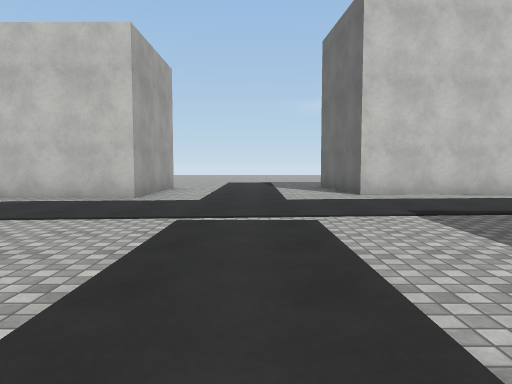
View 1 (above)

24 first-person views from a walk through a 3-D level made in the Unity game engine. The camera is 1.2 m above the floor, tilts 4° down and sees 70° across. The floor is counted in squares, 2 m on a side. Each view is taken from the middle of a square. On the plan, view 1 faces up. The plan holds only what a view shows up to about 10 squares ahead; the rest is blank. The place goes on beyond the plan. Surface patterns are stand-ins for the level's own textures.

View 2
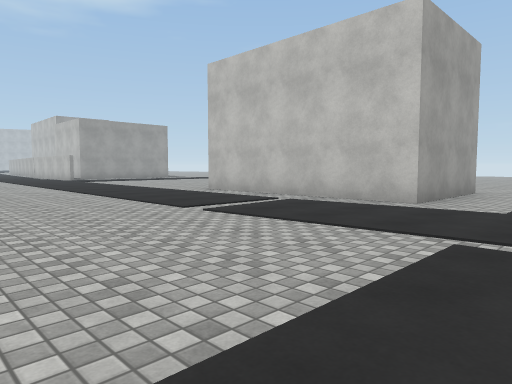

View 3
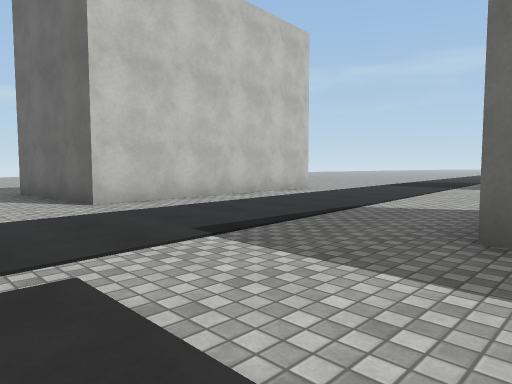

View 4
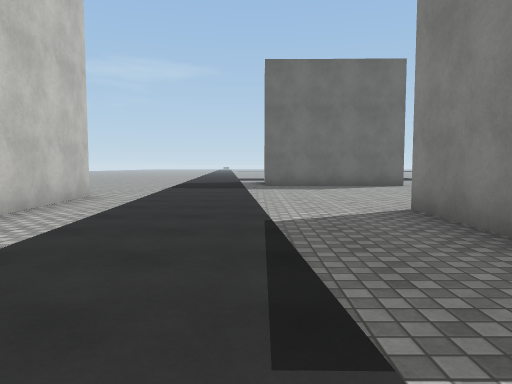

View 5
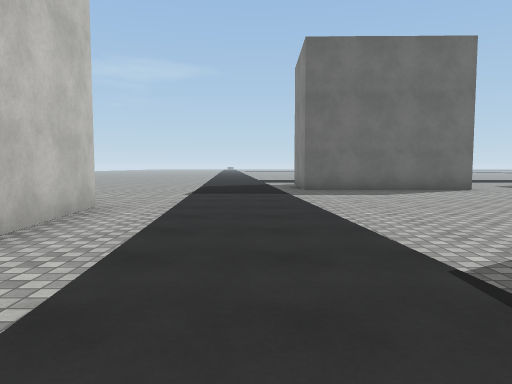

View 6
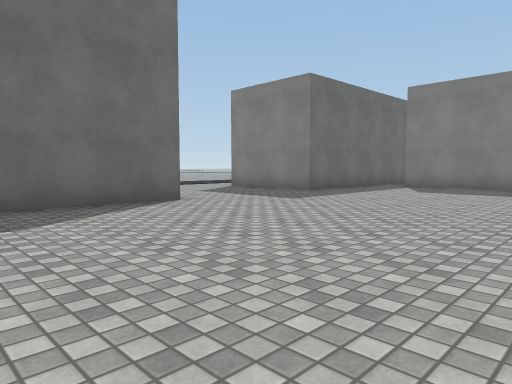

View 7
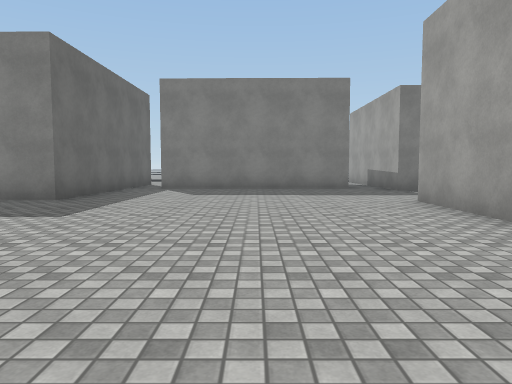

View 8
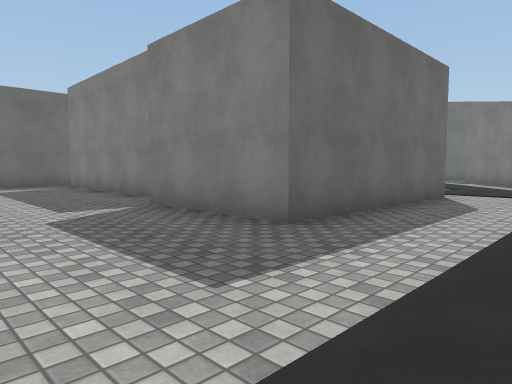

View 9
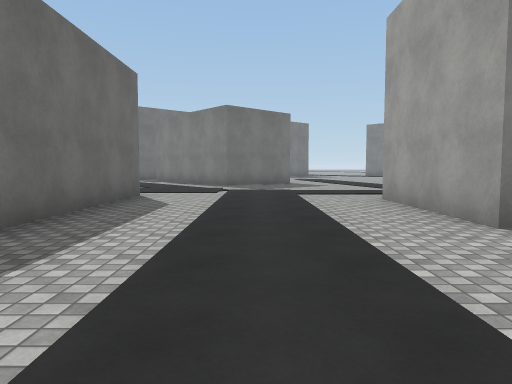

View 10
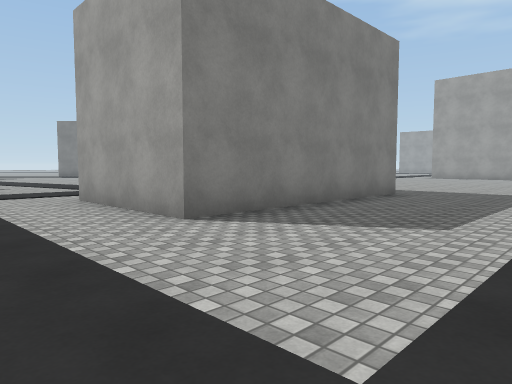

View 11
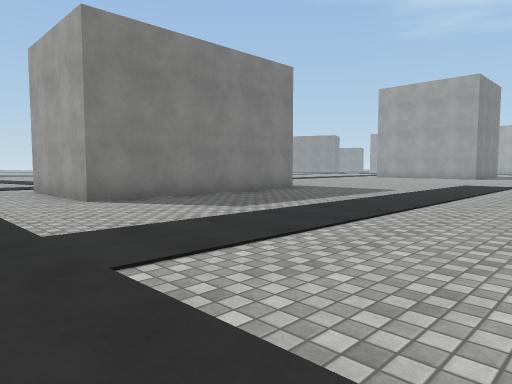

View 12
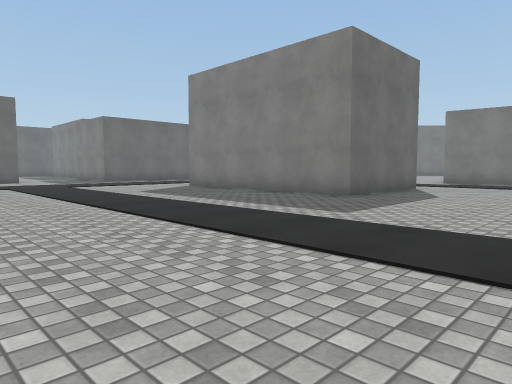

View 13
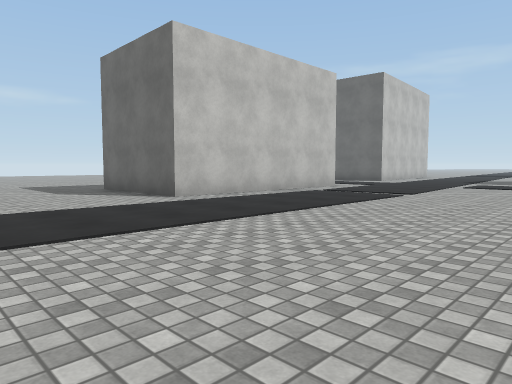

View 14
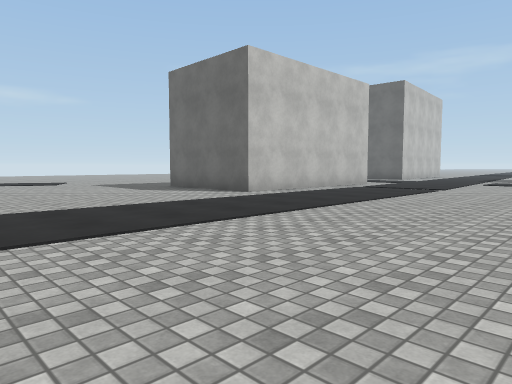

View 15
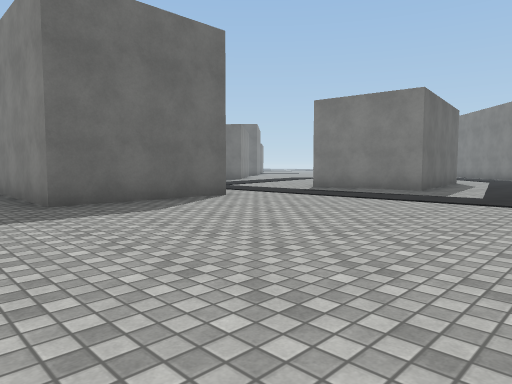

View 16
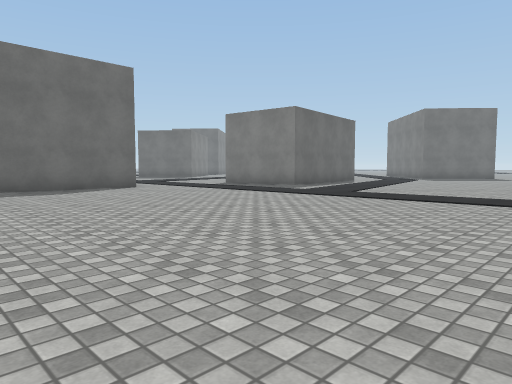

View 17
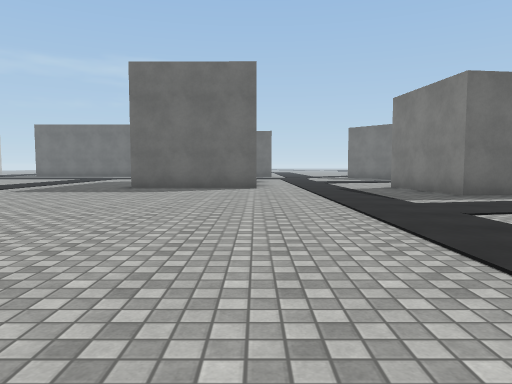

View 18
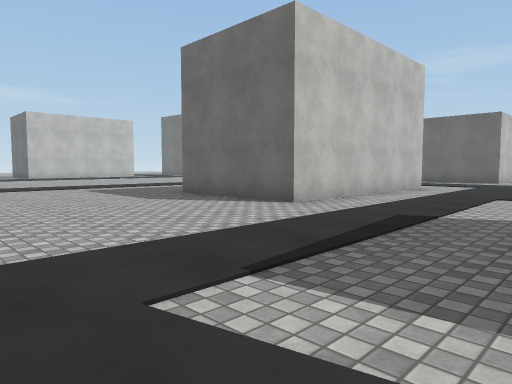

View 19
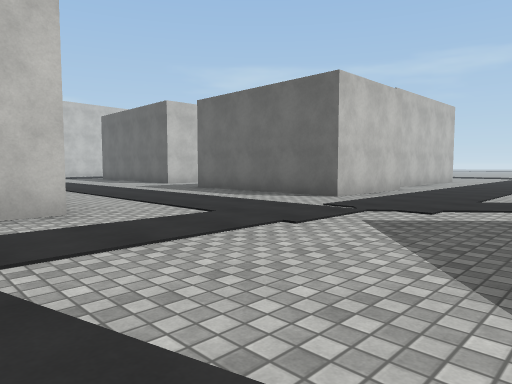

View 20
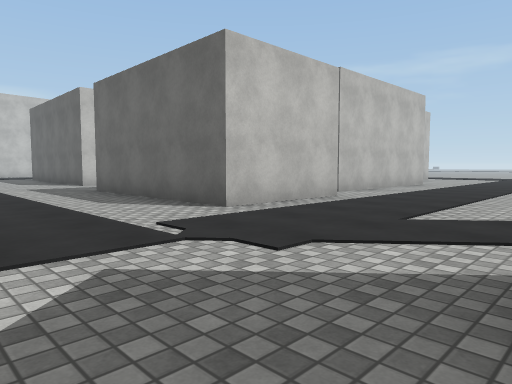

View 21
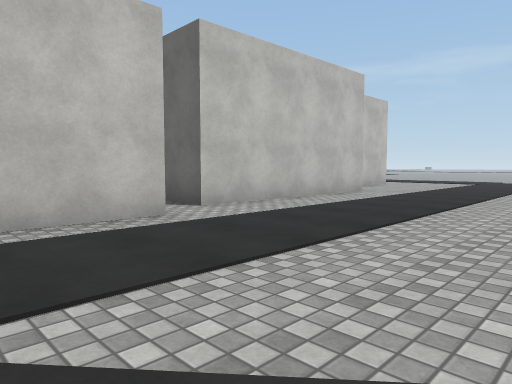

View 22
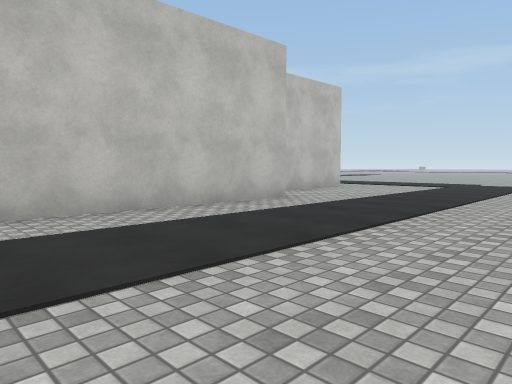

View 23
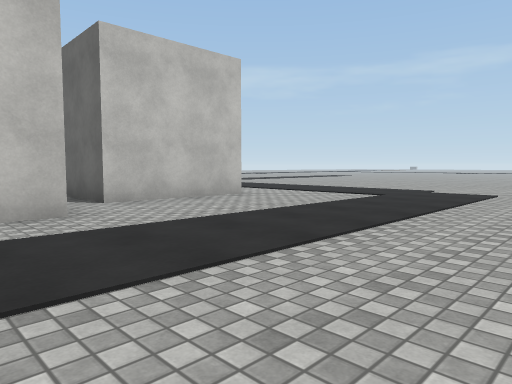

View 24
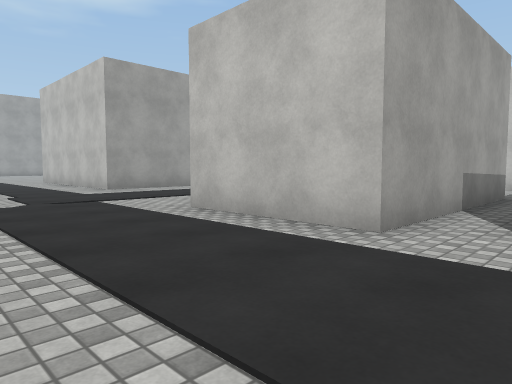

### Floor plan
Points are (right, up) in squares from view 1. A wall is a line through its corners. A room is listed if a view was taken in it or the views show most of it. See-through windows are left out.
Room 1 (views 1, 2, 3, 4, 5, 6, 7, 8, 9, 10, 11, 12, 13, 14, 15, 16, 17, 18, 19, 20, 21, 22, 23, 24)
walls: (-2.4, -6.6) (-2.4, -10.1) (-8.1, -10) (-8.1, -6.6) (-2.4, -6.6); (2.5, -6) (5.5, -6) (5.5, -10.9) (2.5, -10.9) (2.5, -6); (4.1, 2.8) (6.4, 2.7); (6.2, -0.8) (6.2, -3.3); (6.5, -6.6) (11.6, -6.7); (-10.4, -15.6) (-10.5, -14.3) (-7.9, -13.9); (-2.4, 10.6) (-2.4, 7.2) (-8.1, 7.2) (-8, 10.6); (12.6, 0.3) (12.7, 4.8); (8.8, 8.5) (2.3, 8) (2.1, 10.5); (11.5, -10.4) (6.5, -10.3) (6.5, -9.1); (14.6, -9.1) (12.5, -9) (12.6, -3.4) (13.8, -3.4)

Where each view was taken, in squares from view 1:
view 1: 0 up, 0 right, facing up
view 2: 1 up, 0 right, facing up-left
view 3: 2 up, 0 right, facing up-right
view 4: 5 up, 1 right, facing right
view 5: 6 up, 3 right, facing right
view 6: 4 up, 7 right, facing down-right
view 7: 3 up, 9 right, facing down
view 8: 3 down, 0 right, facing down-right
view 9: 3 down, 0 right, facing down
view 10: 3 down, 0 right, facing down-left
view 11: 0 up, 0 right, facing down-left
view 12: 0 up, 12 left, facing down-right
view 13: 1 up, 12 left, facing up-right
view 14: 1 up, 14 left, facing up-right
view 15: 5 down, 14 left, facing down-right
view 16: 5 down, 18 left, facing down-right
view 17: 10 down, 18 left, facing right
view 18: 14 down, 13 left, facing up-right
view 19: 15 down, 4 left, facing up-right
view 20: 15 down, 1 left, facing up-right
view 21: 15 down, 3 right, facing up-right
view 22: 15 down, 6 right, facing up-right
view 23: 15 down, 10 right, facing up-right
view 24: 14 down, 7 right, facing up-left
